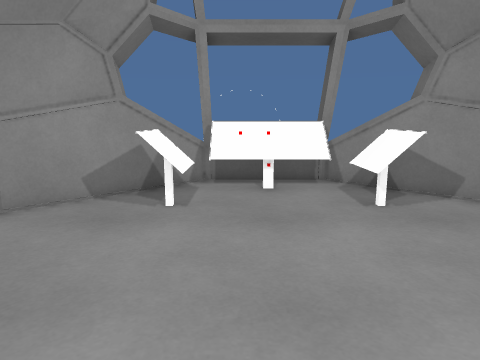
[1] (above)

15 first-person views from a walk through a 3-D level made in the Unity game engine. The camera is 1.2 m above the floor, tilts 10° down and sees 70° across. The floor is counted in squares, 0.5 m on a side. Each view is taken from the middle of a square. On the plan, view 1 faces up. The plan holds only what a view shows up to about 20 squares ahead; the rest is blank. The place goes on beyond the plan. The player is left out.

[2]
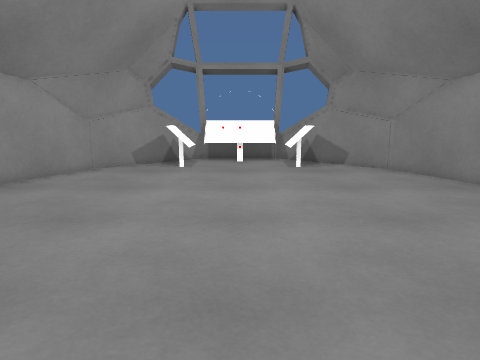

[3]
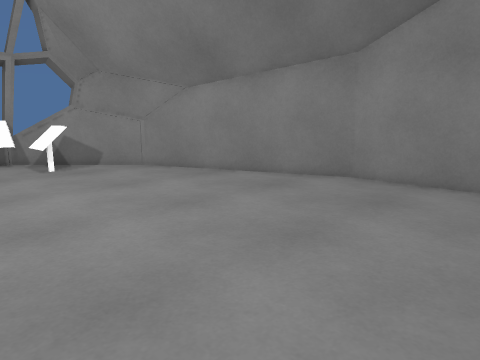

[4]
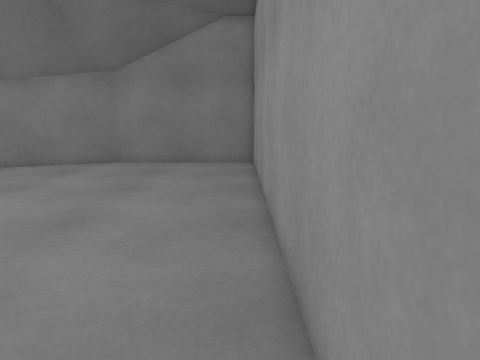

[5]
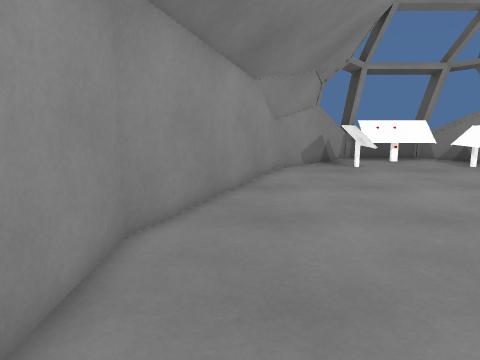

[6]
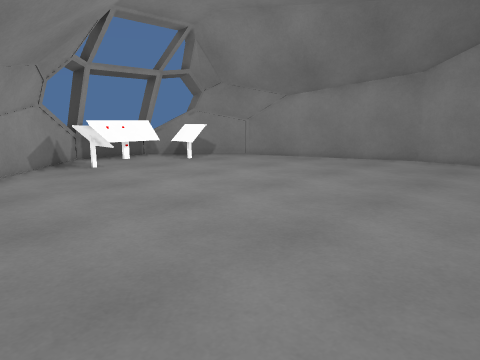

[7]
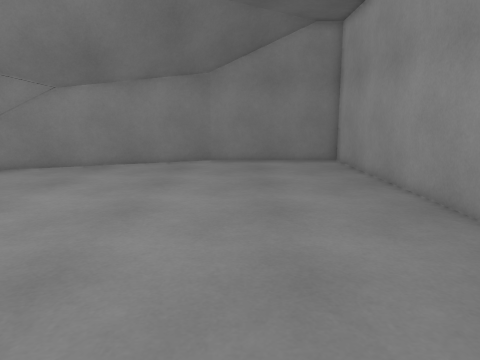

[8]
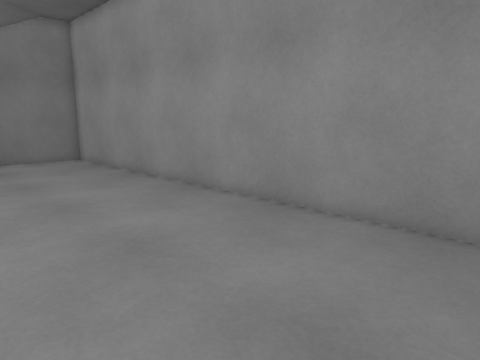

[9]
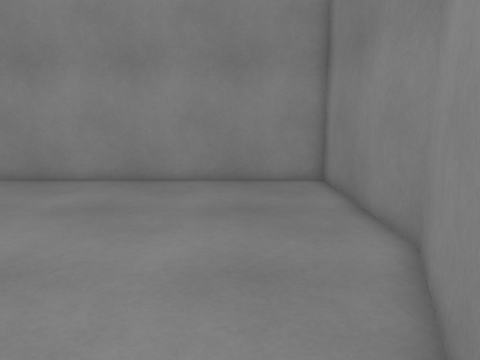

[10]
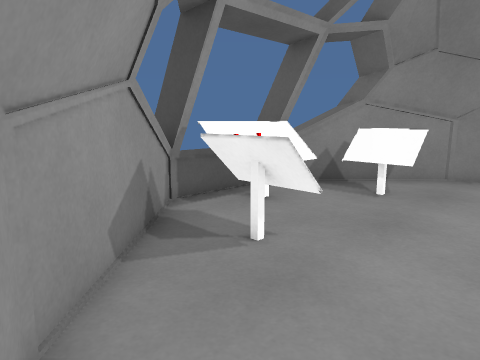

[11]
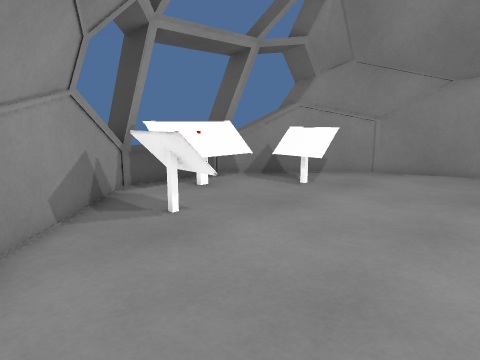

[12]
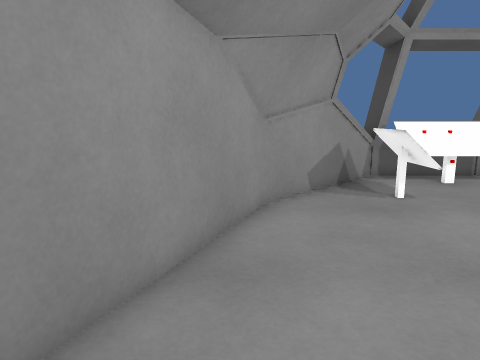

[13]
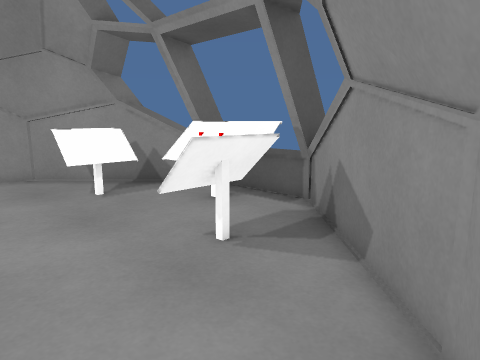

[14]
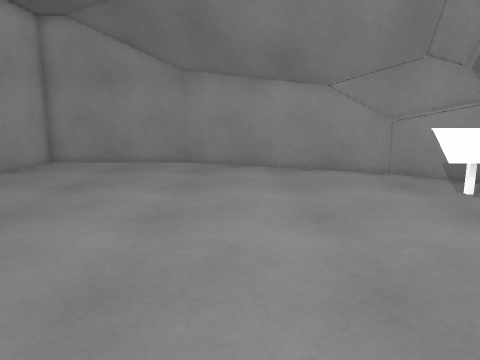

[15]
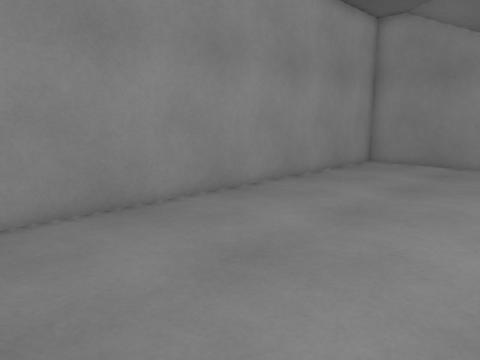

### Floor plan
Key: @ floor where view 1 was taken; # wall or solid block; . floor; = window, fence, low wall or low ledge; ^ raised ledge.
Columns run from 10 left of view 1 to 12 right of it. Each row starts with its distance up from view 1.
 13        ^^## ##^^
 12       #^.#####.^#
 11      ###=======###
 10     ####=.....=####
  9    ###.#^=...=^#.###
  8    ##...=.....=...##
  7    #...............#
  6   ##...............##
  5   #.................#
  4  ##.................##
  3  #...................#
  2  #...................#
  1 ##...................##
  0 #.........@...........#
 -1 #.....................#
 -2 #.....................#
 -3 #.....................#
 -4 #.....................#
 -5 #.....................#
 -6 #.....................#
 -7 #.....................#
 -8 #.....................#
 -9 #######################

Positions as (right, up) in squares from view 1, and headings:
1: (0, 0), facing up
2: (1, -8), facing up
3: (-1, -8), facing up-right
4: (-7, -8), facing right
5: (-8, -8), facing up
6: (-9, -8), facing up-right
7: (-8, -3), facing right
8: (-9, -1), facing down-right
9: (-7, 5), facing down
10: (-7, 5), facing up-right
11: (-7, 2), facing up-right
12: (-7, -1), facing up
13: (9, 5), facing up-left
14: (9, 2), facing left
15: (9, 0), facing down-left
